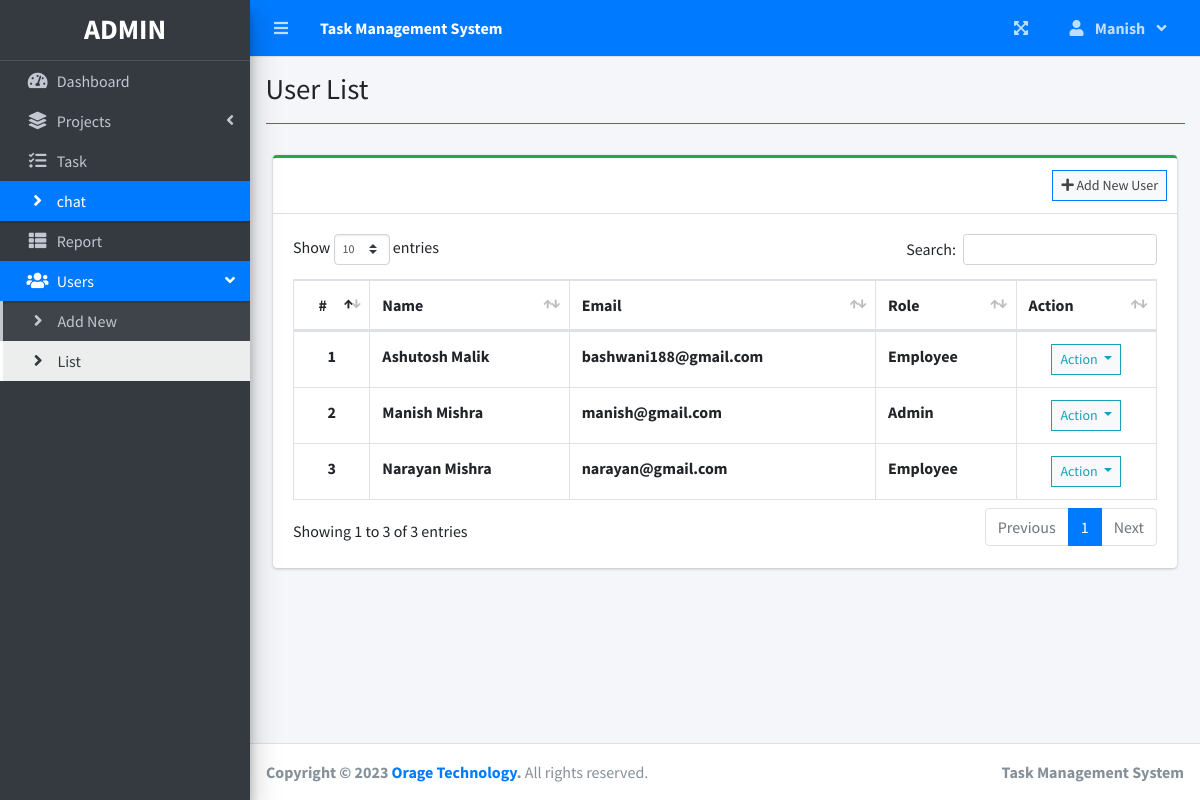
The app's page /index.php?page=user_list (signed in) with its own data.
### tables this page shows
CREATE TABLE `users` (
  `id` int(30) NOT NULL,
  `unique_id` int(255) NOT NULL,
  `firstname` varchar(200) NOT NULL,
  `lastname` varchar(200) NOT NULL,
  `email` varchar(200) NOT NULL,
  `password` text NOT NULL,
  `type` tinyint(1) NOT NULL DEFAULT 2 COMMENT '1 = admin, 2 = staff',
  `avatar` text NOT NULL DEFAULT 'no-image-available.png',
  `date_created` datetime NOT NULL DEFAULT current_timestamp(),
  `status` varchar(10) NOT NULL
);

### user_list.php (the view, shortened to what this page needs)
<?php include'db_connect.php' ?>
<div class="col-lg-12">
	<div class="card card-outline card-success">
		<div class="card-header">
			<div class="card-tools">
				<a class="btn btn-block btn-sm btn-default btn-flat border-primary" href="./index.php?page=new_user"><i class="fa fa-plus"></i> Add New User</a>
			</div>
		</div>
		<div class="card-body">
			<table class="table tabe-hover table-bordered" id="list">
				<thead>
					<tr>
						<th class="text-center">#</th>
						<th>Name</th>
						<th>Email</th>
						<th>Role</th>
						<th>Action</th>
					</tr>
				</thead>
				<tbody>
					<?php
					$i = 1;
					$type = array('',"Admin","Project Manager","Employee");
					$qry = $conn->query("SELECT *,concat(firstname,' ',lastname) as name FROM users order by concat(firstname,' ',lastname) asc");
					while($row= $qry->fetch_assoc()):
					?>
					<tr>
						<th class="text-center"><?php echo $i++ ?></th>
						<td><b><?php echo ucwords($row['name']) ?></b></td>
						<td><b><?php echo $row['email'] ?></b></td>
						<td><b><?php echo $type[$row['type']] ?></b></td>
						<td class="text-center">
							<button type="button" class="btn btn-default btn-sm btn-flat border-info wave-effect text-info dropdown-toggle" data-toggle="dropdown" aria-expanded="true">
		                      Action
		                    </button>
						</td>
					</tr>
				<?php endwhile; ?>
				</tbody>
			</table>
		</div>
	</div>
</div>

### records on screen
users: name "Ashutosh Malik", email "bashwani188@gmail.com", type "Employee"
users: name "Manish Mishra", email "manish@gmail.com", type "Admin"
users: name "Narayan Mishra", email "narayan@gmail.com", type "Employee"

### other values on screen
$_SESSION['system']['name'] "Task Management System"
$_SESSION['login_firstname'] "Manish"
$title "User List"
